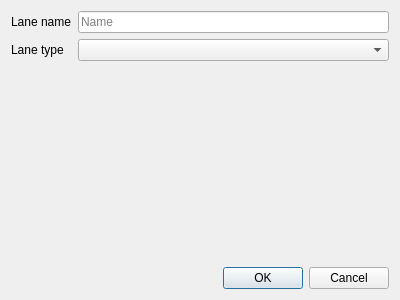
<?xml version="1.0" encoding="UTF-8"?>
<ui version="4.0">
 <class>AddLaneDialog</class>
 <widget class="QDialog" name="AddLaneDialog">
  <property name="geometry">
   <rect>
    <x>0</x>
    <y>0</y>
    <width>400</width>
    <height>300</height>
   </rect>
  </property>
  <property name="windowTitle">
   <string>Dialog</string>
  </property>
  <layout class="QVBoxLayout" name="verticalLayout">
   <item>
    <layout class="QFormLayout" name="formLayout">
     <item row="0" column="0">
      <widget class="QLabel" name="lane_name_label">
       <property name="text">
        <string>Lane name</string>
       </property>
      </widget>
     </item>
     <item row="0" column="1">
      <widget class="QLineEdit" name="lane_name_line_edit">
       <property name="placeholderText">
        <string>Name</string>
       </property>
      </widget>
     </item>
     <item row="1" column="0">
      <widget class="QLabel" name="laneTypeLabel">
       <property name="text">
        <string>Lane type</string>
       </property>
      </widget>
     </item>
     <item row="1" column="1">
      <widget class="QComboBox" name="lane_type_combobox"/>
     </item>
    </layout>
   </item>
   <item>
    <widget class="QDialogButtonBox" name="buttonBox">
     <property name="orientation">
      <enum>Qt::Horizontal</enum>
     </property>
     <property name="standardButtons">
      <set>QDialogButtonBox::Cancel|QDialogButtonBox::Ok</set>
     </property>
    </widget>
   </item>
  </layout>
 </widget>
 <resources/>
 <connections>
  <connection>
   <sender>buttonBox</sender>
   <signal>accepted()</signal>
   <receiver>AddLaneDialog</receiver>
   <slot>accept()</slot>
   <hints>
    <hint type="sourcelabel">
     <x>248</x>
     <y>254</y>
    </hint>
    <hint type="destinationlabel">
     <x>157</x>
     <y>274</y>
    </hint>
   </hints>
  </connection>
  <connection>
   <sender>buttonBox</sender>
   <signal>rejected()</signal>
   <receiver>AddLaneDialog</receiver>
   <slot>reject()</slot>
   <hints>
    <hint type="sourcelabel">
     <x>316</x>
     <y>260</y>
    </hint>
    <hint type="destinationlabel">
     <x>286</x>
     <y>274</y>
    </hint>
   </hints>
  </connection>
 </connections>
</ui>
